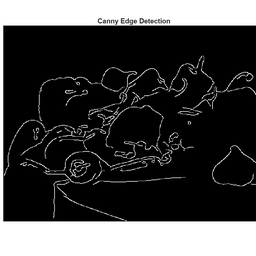
%> input picture Lab06_edges.png (cropped and resized to the size of MATLAB's example picture, made grey), 256 x 256 px, given in place of cameraman.tif, which was not available
$ octave Lab06_mini_project.m   (GNU Octave 9; MATLAB toolbox functions it lacks are replaced by stand-ins)
%> lines starting %> are read from the running program, lines starting %| are printed output that depends on the picture

%% Lab 6: Mini Project - Image Processing Pipeline
% Noise Removal, Contrast Enhancement, Edge Detection
% and Frequency-Domain Filtering

close all;
clear;
clc;

%% 1. Load and prepare image

filename = 'your_image.jpg';

if exist(filename,'file')
    I0 = imread(filename);
elseif exist('peppers.png','file')
    I0 = imread('peppers.png');
else
    I0 = imread('cameraman.tif');
%> I0 is the input picture: size 256x256 uint8; min 0, max 255, mean 68.7
end

if size(I0,3) == 3
    I = im2double(rgb2gray(I0));
else
    I = im2double(I0);
end

fprintf('Image loaded successfully.\n');
fprintf('Image size: %d x %d pixels\n',size(I,1),size(I,2));
%| Image size: 256 x 256 pixels

%% 2. Noise removal using median filter

I_filt = medfilt2(I,[3 3]);
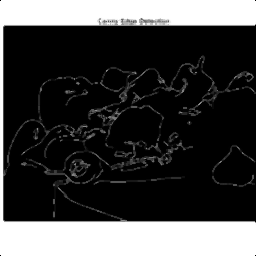
%> I_filt: size 256x256 double; min 0, max 1, mean 0.258

%% 3. Contrast enhancement

I_enh = imadjust(I_filt,[0.2 0.8],[0 1]);
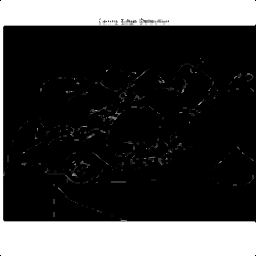
%> I_enh: size 256x256 double; min 0, max 1, mean 0.248

%% 4. Edge detection using Canny

edges = edge(I_enh,'Canny',[0.1 0.25]);
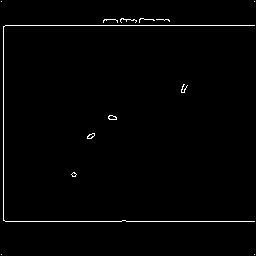
%> edges: size 256x256 logical; 1.3% white in thin lines or dots

%% 5. Frequency-domain low-pass filtering

F = fftshift(fft2(I_enh));

[M,N] = size(F);
%> M = 256; N = 256

[u,v] = meshgrid(-floor(N/2):ceil(N/2)-1, ...
                 -floor(M/2):ceil(M/2)-1);

D = sqrt(u.^2 + v.^2);

cutoff = 60;

H = double(D < cutoff);

I_lp = real(ifft2(ifftshift(F .* H)));
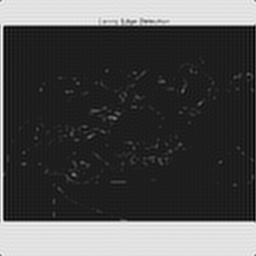
%> I_lp: size 256x256 double; min -0.151, max 1.15, mean 0.248; drawn with min black and max white

%% 6. Display complete processing pipeline

figure(1);

montage({I,I_filt,I_enh,edges,I_lp},'Size',[1 5]);
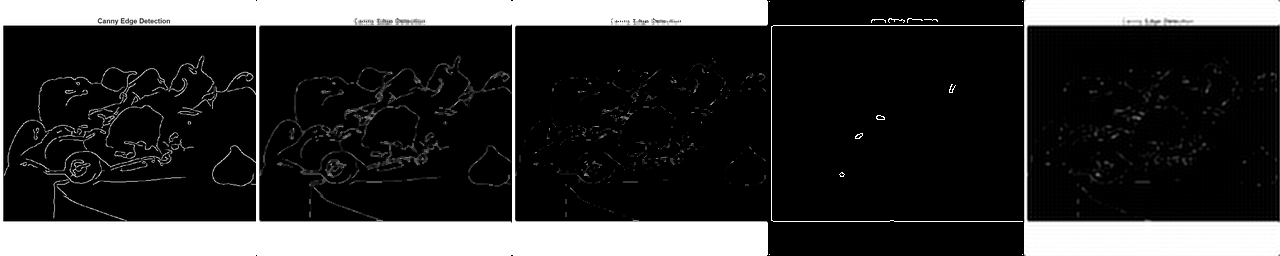
%> displayed picture: size 256x1280, on the screen's scale of 0 to 255; min 0, max 255, mean 53

title('Original | Denoised | Enhanced | Edges | Low-pass Result');

saveas(gcf,'Lab06_pipeline.png');

%% 7. Display frequency spectrum

figure(2);

F_display = log(1 + abs(F));
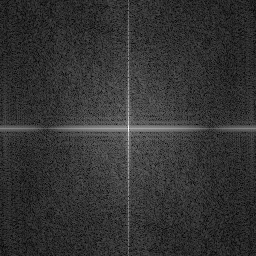
%> F_display: size 256x256 double; min 0.0341, max 9.7, mean 2; drawn with min black and max white

imshow(F_display,[]);

title('Frequency Spectrum of Enhanced Image');

colorbar;

saveas(gcf,'Lab06_frequency_spectrum.png');

%% 8. Save individual processing results

figure(3);

montage({I,I_filt,I_enh},'Size',[1 3]);
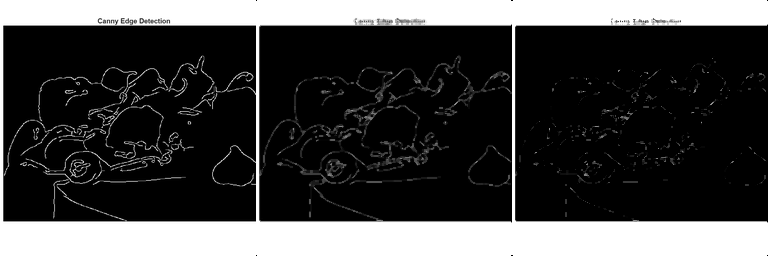
%> displayed picture: size 256x768, on the screen's scale of 0 to 255; min 0, max 255, mean 65.9

title('Original | Median Filter | Contrast Enhancement');

saveas(gcf,'Lab06_enhancement.png');

figure(4);

imshow(edges);

title('Canny Edge Detection');

saveas(gcf,'Lab06_edges.png');

%% 9. Final information

fprintf('\nLAB 6 RESULTS\n');
fprintf('Image processing pipeline completed.\n');
fprintf('Median filtering: 3x3\n');
fprintf('Contrast enhancement: imadjust\n');
fprintf('Edge detection: Canny\n');
fprintf('Frequency-domain filter: Ideal low-pass\n');
fprintf('Low-pass cutoff: %d\n',cutoff);
fprintf('All four figures saved successfully.\n');
